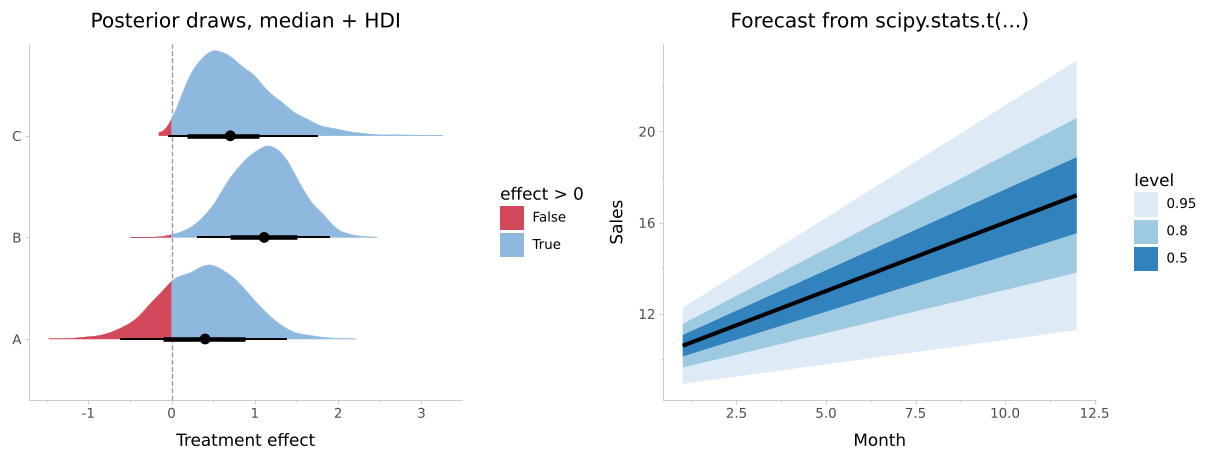

Source code (Python):
"""
The plot in the README: python demo/demo.py
"""

import numpy as np
import pandas as pd
from plotnine import aes, after_stat, geom_vline, ggplot, labs, scale_fill_brewer, scale_fill_manual, theme
from scipy import stats

from plotnine_ggdist import stat_halfeye, stat_lineribbon, theme_ggdist

rng = np.random.default_rng(2026)

# posterior draws of three treatment effects
effects = pd.DataFrame(
    {
        "treatment": np.repeat(["A", "B", "C"], 4000),
        "effect": np.r_[rng.normal(0.4, 0.5, 4000), rng.normal(1.1, 0.4, 4000), rng.gamma(4, 0.25, 4000) - 0.2],
    }
)
left = (
    ggplot(effects, aes(x="effect", y="treatment"))
    + geom_vline(xintercept=0, color="#999999", linetype="dashed")
    + stat_halfeye(aes(fill=after_stat("x > 0")), point_interval="median_hdi")
    + scale_fill_manual(values=["#D1495B", "#8FB8DE"], name="effect > 0")
    + labs(x="Treatment effect", y="", title="Posterior draws, median + HDI")
    + theme_ggdist()
)

# a forecast with growing uncertainty, from analytical distributions
months = pd.DataFrame({"month": np.arange(1, 13)})
months["forecast"] = [stats.t(5, loc=10 + 0.6 * m, scale=0.5 + 0.15 * m) for m in months["month"]]
right = (
    ggplot(months, aes(x="month", ydist="forecast"))
    + stat_lineribbon(width=[0.5, 0.8, 0.95])
    + scale_fill_brewer(palette="Blues")
    + labs(x="Month", y="Sales", title="Forecast from scipy.stats.t(...)")
    + theme_ggdist()
)

p = left | right
p = p & theme(figure_size=(11, 4.2), dpi=110)
p.save("demo.png", verbose=False)
print("saved demo.png")
